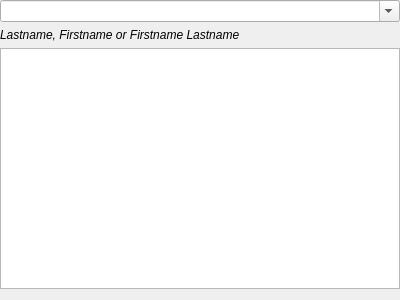
<?xml version="1.0" encoding="UTF-8"?>
<ui version="4.0">
 <class>AuthorEdit</class>
 <widget class="QWidget" name="AuthorEdit">
  <property name="geometry">
   <rect>
    <x>0</x>
    <y>0</y>
    <width>400</width>
    <height>300</height>
   </rect>
  </property>
  <property name="windowTitle">
   <string>Form</string>
  </property>
  <layout class="QGridLayout" name="gridLayout_2">
   <property name="leftMargin">
    <number>0</number>
   </property>
   <property name="topMargin">
    <number>0</number>
   </property>
   <property name="rightMargin">
    <number>0</number>
   </property>
   <item row="0" column="0">
    <layout class="QGridLayout" name="gridLayout">
     <item row="2" column="0">
      <widget class="QListWidget" name="authorList"/>
     </item>
     <item row="0" column="0">
      <widget class="KComboBox" name="authorComboBox">
       <property name="editable">
        <bool>true</bool>
       </property>
       <property name="frame">
        <bool>true</bool>
       </property>
      </widget>
     </item>
     <item row="1" column="0">
      <widget class="QLabel" name="label">
       <property name="text">
        <string>&lt;html&gt;&lt;head/&gt;&lt;body&gt;&lt;p&gt;&lt;span style=&quot; font-style:italic;&quot;&gt;Lastname, Firstname or Firstname Lastname&lt;/span&gt;&lt;/p&gt;&lt;/body&gt;&lt;/html&gt;</string>
       </property>
      </widget>
     </item>
    </layout>
   </item>
  </layout>
 </widget>
 <customwidgets>
  <customwidget>
   <class>KComboBox</class>
   <extends>QComboBox</extends>
   <header>kcombobox.h</header>
  </customwidget>
 </customwidgets>
 <resources/>
 <connections/>
</ui>
